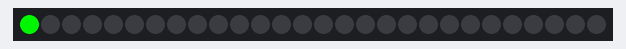
A sketch run on a simulated Arduino Uno, built with avr-gcc and run on an emulated ATmega328P. Parts: 28 RGB LEDs in strip order, left to right.

Above: at 0.01 s.
At 0.62 s:
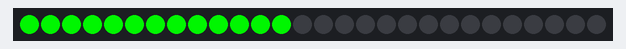
At 1.39 s:
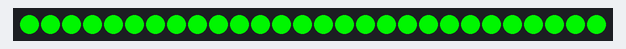
At 2.01 s:
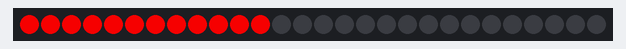
At 3.08 s:
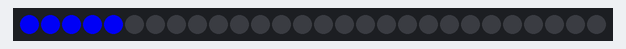
At 4.16 s:
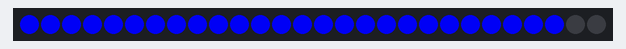

Measured:
- by itself, everything shown: repeats every 4.3 s, in 84 steps

The sketch:

LED.ino
```cpp
#include <Adafruit_NeoPixel.h>

// 控制 WS2812 灯条的引脚编号
#define PIN        6

//定义控制的 LED 数量
#define NUMPIXELS 28

//Adafruit_NeoPixel pixels(NUMPIXELS, PIN, NEO_GRB + NEO_KHZ800);

#define DELAYVAL 50
Adafruit_NeoPixel pixels(NUMPIXELS, PIN, NEO_GRB + NEO_KHZ800);

void setup() {
  pixels.begin(); // INITIALIZE NeoPixel strip object (REQUIRED)
}

void loop() {
  pixels.clear(); // Set all pixel colors to 'off'
  for(int i=0; i<NUMPIXELS; i++) { // For each pixel...

    pixels.setPixelColor(i, pixels.Color(0, 225, 0));

    pixels.show();   // Send the updated pixel colors to the hardware.

    delay(DELAYVAL); // Pause before next pass through loop
  }
  pixels.clear();
  for(int i=0; i<NUMPIXELS; i++) { // For each pixel...

    pixels.setPixelColor(i, pixels.Color(225, 0, 0));

    pixels.show();   // Send the updated pixel colors to the hardware.

    delay(DELAYVAL); // Pause before next pass through loop
  }
  pixels.clear();
  for(int i=0; i<NUMPIXELS; i++) { // For each pixel...

    pixels.setPixelColor(i, pixels.Color(0, 0, 225));

    pixels.show();   // Send the updated pixel colors to the hardware.

    delay(DELAYVAL); // Pause before next pass through loop
  }
}
```
